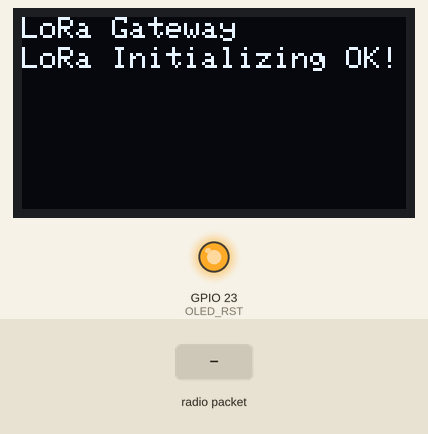
The sketch below on a simulated ESP32. On the bench: 128×64 one-colour display, output pins drawn as LEDs (lit = HIGH). The inputs (shaded band) are chosen by the test bench. No radio packets arrive unless stated; pins used as bus, display or sensor lines are not drawn; what the sketch prints to the serial monitor is not drawn.

Above: at 3.3 s.
3.4 s: radio packet "1" arrives
At 4.0 s:
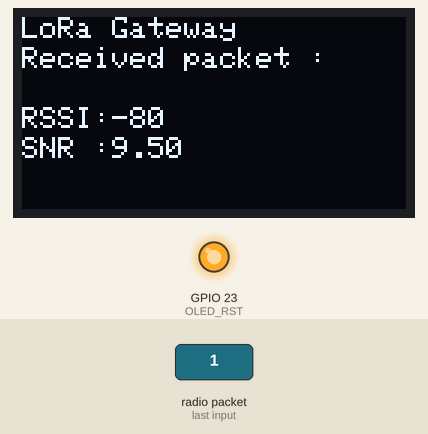
Timing chart, 0 to 6.4 s (numbered marks = the images above; inputs shaded):
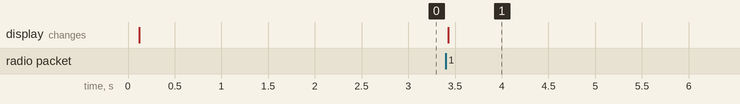

The sketch:

gateway.ino
```cpp
#include <SPI.h>
#include <LoRa.h>

//Libraries for OLED Display
#include <Wire.h>
#include <Adafruit_GFX.h>
#include <Adafruit_SSD1306.h>

#define LORA_V1_0_OLED  0
#define LORA_V1_2_OLED  0
#define LORA_V1_6_OLED  1
#define LORA_V2_0_OLED  0

//define the pins used by the LoRa transceiver module
#define SCK 5
#define MISO 19
#define MOSI 27
#define SS 18
#define RST 23
#define DIO0 26
#define BAND 915E6

#define MAX_HOPS 1 // Maximum number of hops allowed

//OLED pins
#define OLED_SDA 21
#define OLED_SCL 22
#define OLED_RST 23
#define SCREEN_WIDTH 128 // OLED display width, in pixels
#define SCREEN_HEIGHT 64 // OLED display height, in pixels

//packet counter
int counter = 0;

Adafruit_SSD1306 display(SCREEN_WIDTH, SCREEN_HEIGHT, &Wire, OLED_RST);

void setup() {
  //initialize Serial Monitor
  Serial.begin(115200);

  //reset OLED display via software
  pinMode(OLED_RST, OUTPUT);
  digitalWrite(OLED_RST, LOW);
  delay(20);
  digitalWrite(OLED_RST, HIGH);

  //initialize OLED
  Wire.begin(OLED_SDA, OLED_SCL);
  if(!display.begin(SSD1306_SWITCHCAPVCC, 0x3c, false, false)) { // Address 0x3C for 128x32
    Serial.println(F("SSD1306 allocation failed"));
    for(;;); // Don't proceed, loop forever
  }

  display.clearDisplay();
  display.setTextColor(WHITE);
  display.setTextSize(1);
  display.setCursor(0,0);
  display.print("LoRa Gateway ");
  display.display();

  Serial.println("LoRa Gateway");

  //SPI LoRa pins
  SPI.begin(SCK, MISO, MOSI, SS);
  //setup LoRa transceiver module
  LoRa.setPins(SS, RST, DIO0);

  if (!LoRa.begin(BAND)) {
    Serial.println("Starting LoRa failed!");
    while (1);
  }
  Serial.println("LoRa Initializing OK!");
  display.setCursor(0,10);
  display.print("LoRa Initializing OK!");
  display.display();
  delay(2000);
}

void loop(){
    //try to parse packet
  int packetSize = LoRa.parsePacket();
  if (packetSize) {
    Serial.print("Received packet '");

    while (LoRa.available()) {
      Serial.print((char)LoRa.read());
    }

    Serial.print("' with RSSI ");
    Serial.print(LoRa.packetRssi());
    Serial.print(" and SNR ");
    Serial.println(LoRa.packetSnr());

   // Dsiplay information
   display.clearDisplay();
   display.setCursor(0,0);
   display.print("LoRa Gateway");
   display.setCursor(0,10);
   display.print("Received packet :");
   display.setCursor(0,20);
   display.print((char)LoRa.read());
   display.setCursor(0,30);
   display.print("RSSI:");
   display.setCursor(30,30);
   display.print(LoRa.packetRssi());
   display.setCursor(0,40);
   display.print("SNR :");
   display.setCursor(30,40);
   display.print(LoRa.packetSnr());
   display.display();

  }
  }
```

Measured:
- after the input at 3.4 s, the display: changes at once (image 1)
